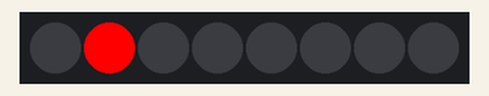
Bench run of a sketch on a simulated Particle Photon. Shown: 8 RGB LEDs in strip order, left to right.

Above: at 0.37 s.
At 3.63 s:
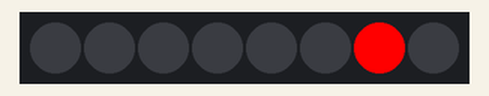
At 7.3 s:
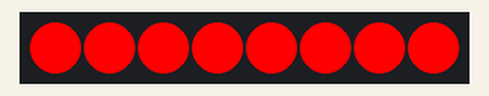
At 16.4 s:
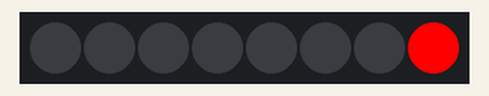
At 25.41 s:
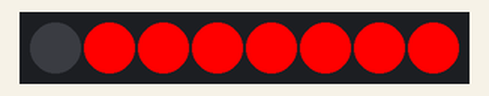
At 39.68 s:
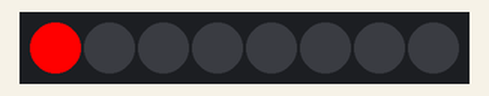
Timing chart, 0 to 40.0 s (numbered marks = the images above):
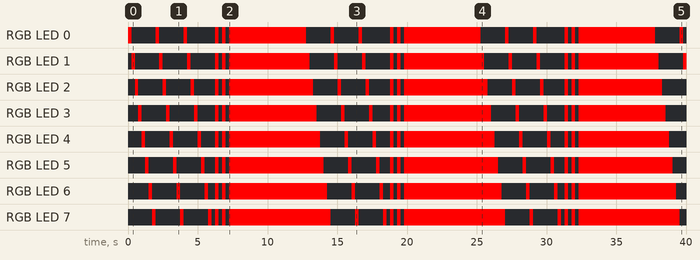

The sketch:

neopixelChangeColor.ino
```cpp
#include "application.h"
//#include "spark_disable_wlan.h" // For faster local debugging only
#include "neopixel/neopixel.h"

#define PIXEL_PIN D0
#define PIXEL_COUNT 8
#define PIXEL_TYPE WS2812B

#define SHORT_DELAY 250
#define LONG_DELAY 3000
Adafruit_NeoPixel strip = Adafruit_NeoPixel(PIXEL_COUNT, PIXEL_PIN, PIXEL_TYPE);

void setup() {
  Serial.begin(9600);
  Spark.function("changeColor", changeColor);

  strip.begin();
  strip.show();
}

void loop() {
  lightLEDs(strip.Color(255,0,0));
}

void lightLEDs(int color) {
  int times = 3;
  circle(color, times);
  blink(color, times);
  on(color, LONG_DELAY);

}

void circle(int color, int times) {
  uint16_t i, j;
  for(j=0;j < times;j++) {
    for(i=0;i < strip.numPixels();i++) {
      strip.setPixelColor(i, color);
      strip.show();
      delay(SHORT_DELAY);
      strip.setPixelColor(i, strip.Color(0,0,0));
      strip.show();
    }
  }
}

void on(int color, int keepOn) {
  uint16_t i;
  for(i=0;i < strip.numPixels();i++) {
    strip.setPixelColor(i, color);
    strip.show();
    delay(SHORT_DELAY);
  }
  delay(keepOn);
}

void blink(int color, int times) {
  uint16_t i, j;

  for (j=0; j < times;j++) {
    for(i=0;i < strip.numPixels();i++) {
      strip.setPixelColor(i, strip.Color(0,0,0));
    }

    strip.show();
    delay(SHORT_DELAY);

    for(i=0;i < strip.numPixels();i++) {
      strip.setPixelColor(i, color);
    }
    strip.show();
    delay(SHORT_DELAY);
  }
}

int changeColor(String args) {
  int r = args.substring(0, args.indexOf(",")).toInt();
  int g = args.substring(args.indexOf(",")+1, args.lastIndexOf(",")).toInt();
  int b = args.substring(args.lastIndexOf(",")+1).toInt();
  lightLEDs(strip.Color(r,g,b));
  return 1;
}
```

Measured:
- by itself, RGB LED 1: repeats every 12.5 s: 3 × (off 1.8 s, RGB(255, 0, 0) 0.25 s), off 0.25 s, RGB(255, 0, 0) 0.25 s, off 0.25 s, RGB(255, 0, 0) 5.8 s
- by itself, RGB LED 0: repeats every 12.5 s: 2 × (off 1.8 s, RGB(255, 0, 0) 0.25 s), off 2.0 s, 2 × (RGB(255, 0, 0) 0.25 s, off 0.25 s), RGB(255, 0, 0) 5.5 s
- what the display in image 2 shows lasts 5.5 s, from 7.3 s to 12.8 s
